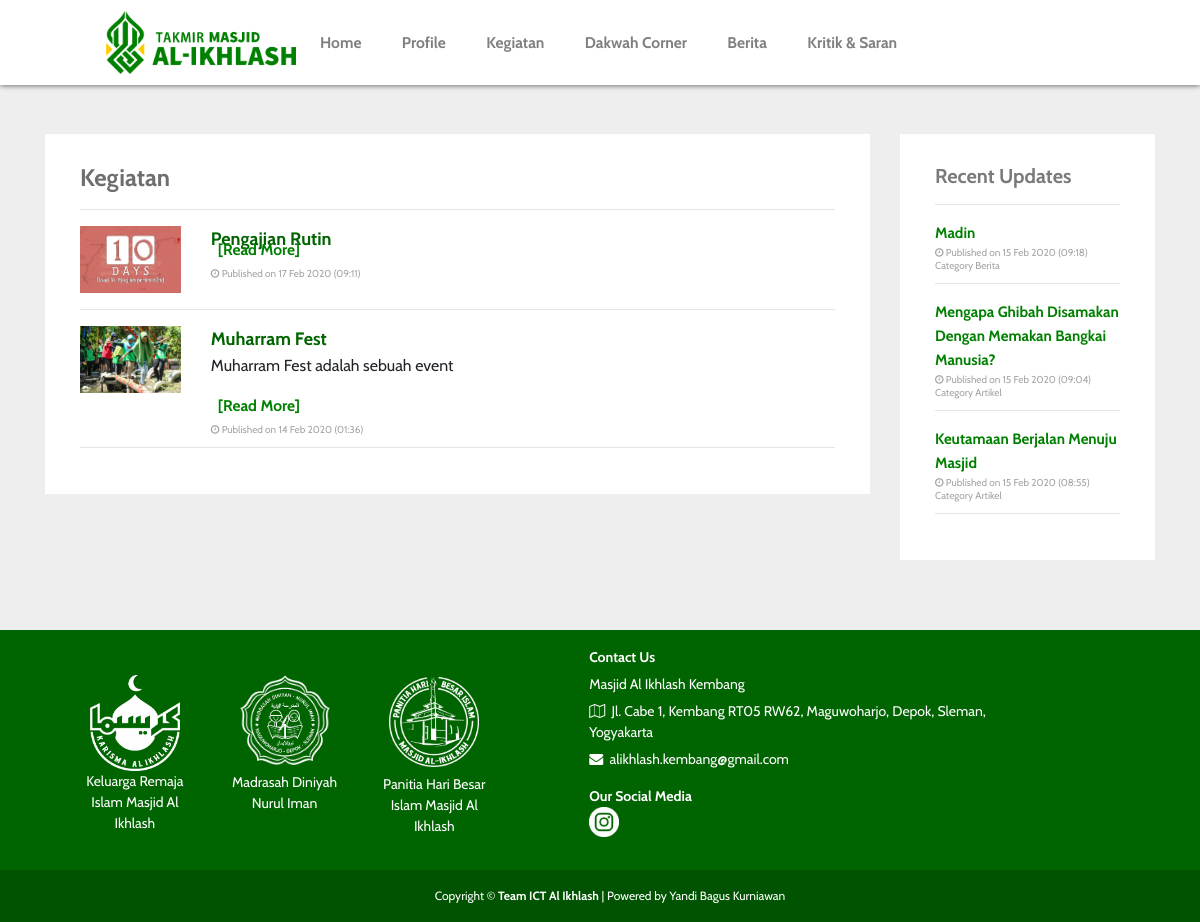
The app's page /index.php?page=kegiatan with its own data.
### tables this page shows
CREATE TABLE `kegiatan` (
  `id_kegiatan` varchar(10) NOT NULL,
  `nama` varchar(100) DEFAULT NULL,
  `tempat` varchar(100) DEFAULT NULL,
  `waktu` varchar(100) DEFAULT NULL,
  `deskripsi` longtext DEFAULT NULL,
  `foto` varchar(50) DEFAULT NULL,
  `submitted_on` datetime DEFAULT current_timestamp(),
  PRIMARY KEY (`id_kegiatan`)
);

CREATE TABLE `posting` (
  `id_posting` varchar(10) NOT NULL,
  `judul` text DEFAULT NULL,
  `isi` longtext DEFAULT NULL,
  `foto` varchar(50) DEFAULT NULL,
  `kategori` varchar(50) DEFAULT NULL,
  `submitted_on` datetime DEFAULT current_timestamp(),
  PRIMARY KEY (`id_posting`)
);

### config/class.php (called while the page is built, shortened)
<?php
$con = new mysqli("localhost","root","","masjidalikhlash");
class user {
	public $koneksi;
	function __construct($con){
		$this->koneksi = $con;
	}
																																																					function select_postingan_terkini() {
																																																						$select = $this->koneksi->query("SELECT * FROM posting ORDER BY id_posting DESC LIMIT 6");
																																																						while ($fetch = $select->fetch_assoc()) {
																																																							$data[] = $fetch;
																																																						}
																																																						return $data;
																																																					}
																																																					function select_kegiatan_all() {
																																																						$select = $this->koneksi->query("SELECT * FROM kegiatan ORDER BY id_kegiatan DESC");
																																																						while ($fetch = $select->fetch_assoc()) {
																																																							$data[] = $fetch;
																																																						}
																																																						return $data;
																																																					}
																																																								}
																																																								$data = new user($con);
																																																								?>

### user/kegiatan.php (the view)
<div class="container animated fadeIn">
	<div class="row">
		<div class="col-md-9">
			<div class="container" style="background-color: white; margin-bottom: 30px; padding-top: 30px; padding-right: 35px; padding-left: 35px; padding-bottom: 30px;">
				<h4 style="color: #6E6E6E;"><b>Kegiatan</b></h4>
				<hr>
				<?php $kegiatan=$data->select_kegiatan_all()?>
				<?php foreach ($kegiatan as $key => $value): ?>
					<div class="row">
						<div class="col-md-2">
							<?php echo "<img class='img-fluid' src='assets/img/$value[foto]' width='120' />";?>
						</div>
						<div class="col-md-10">
							<b><p style="font-size: 18px; margin-bottom: -1px; color: #006400;"><?php echo $value['nama']; ?></p></b>
							<p style="text-align: justify; margin-top: -15px;"><?php echo substr($value['deskripsi'], 0, 210); ?><b><a href="index.php?page=detailkegiatan&id=<?php echo $value['id_kegiatan'];?>">&nbsp;&nbsp;[Read More]</a></b></p>
							<p style="font-size: 10px; margin-bottom: -6px; margin-top: -12px; color: #A4A4A4;">
								<i class="fa fa-clock-o"></i> Published on <?php echo date("d M Y (h:i)", strtotime($value['submitted_on'])); ?></p>
							</div>
						</div>
						<hr>
					<?php endforeach ?>
				</div>
			</div>
			<div class="col-md-3">
				<div class="container" style="background: white; margin-bottom: 30px; padding-top: 30px; padding-right: 35px; padding-left: 35px; padding-bottom: 30px;">
					<h5><strong>Recent Updates</strong></h5>
					<hr>
					<?php $user=$data->select_postingan_terkini()?>
					<?php foreach ($user as $key => $value): ?>
						<?php if($value['kategori'] == 'Berita') { ?>
							<b><a href="index.php?page=detail&id=<?php echo $value['id_posting'];?>" style="font-size: 15px; margin-bottom: -1px;"><?php echo $value['judul']; ?></a></b>
							<p style="font-size: 10px; margin-bottom: -2px; color: #A4A4A4;">
								<i class="fa fa-clock-o"></i> Published on <?php echo date("d M Y (h:i)", strtotime($value['submitted_on'])); ?></p>
								<p style="font-size: 10px; margin-bottom: -6px; color: #A4A4A4;">Category <?php echo $value['kategori']?></p><hr>
							<?php } else if($value['kategori']=='Artikel') { ?>
								<b><a href="index.php?page=detailartikel&id=<?php echo $value['id_posting'];?>" style="font-size: 15px; margin-bottom: -1px;"><?php echo $value['judul']; ?></a></b>
								<p style="font-size: 10px; margin-bottom: -2px; color: #A4A4A4;">
									<i class="fa fa-clock-o"></i> Published on <?php echo date("d M Y (h:i)", strtotime($value['submitted_on'])); ?></p>
									<p style="font-size: 10px; margin-bottom: -6px; color: #A4A4A4;">Category <?php echo $value['kategori']?></p><hr>
								<?php } endforeach ?>
							</div>
						</div>
					</div>
				</div>

### index.php (shortened to what this page needs)
<?php include 'config/class.php'; ?>
<!DOCTYPE html>
<html>
<head>
	<link rel="stylesheet" type="text/css" href="assets/css/bootstrap.css">
	<link rel="stylesheet" type="text/css" href="assets/css/cssuser.css">
	<link rel="stylesheet" type="text/css" href="assets/fontawesome/css/font-awesome.css">
	<link rel="stylesheet" href="https://cdnjs.cloudflare.com/ajax/libs/malihu-custom-scrollbar-plugin/3.1.5/jquery.mCustomScrollbar.min.css">
	<link rel="stylesheet" type="text/css" href="assets/DataTables/DataTables-1.10.18/css/dataTables.bootstrap4.min.css">
	<link rel="stylesheet" type="text/css" href="assets/animate/animate.min.css">
</head>
<body style="background-color: #EEEEEF;">
	<header style="margin-bottom: -10px;">
		<nav class="navbar fixed-top navbar-expand-lg navbar-light bg-white" style="height: 85px; z-index: 1;box-shadow: 0px 1px 5px rgba(0,0,0,0.5);">
			<a class="navbar-brand"><img src="assets/img/logo 1.png" style="width: 190px; margin-left: 90px;"></a>
			<div class="collapse navbar-collapse" id="navbarNavAltMarkup">
				<div class="navbar-nav bg-white">
					<a class="nav-item nav-link" href="index.php"><b>Home
					&nbsp;&nbsp;&nbsp;&nbsp;&nbsp;&nbsp;</b></a>
					<a class="nav-item nav-link" href="index.php?page=profile"><b>Profile
					&nbsp;&nbsp;&nbsp;&nbsp;&nbsp;&nbsp;</b></a>
					<a class="nav-item nav-link" href="index.php?page=kegiatan"><b>Kegiatan
					&nbsp;&nbsp;&nbsp;&nbsp;&nbsp;&nbsp;</b></a>
					<a class="nav-item nav-link" href="index.php?page=dakwahcorner"><b>Dakwah Corner
					&nbsp;&nbsp;&nbsp;&nbsp;&nbsp;&nbsp;</b></a>
					<a class="nav-item nav-link" href="index.php?page=berita"><b>Berita
					&nbsp;&nbsp;&nbsp;&nbsp;&nbsp;&nbsp;</b></a>
					<a class="nav-item nav-link" href="index.php?page=kritikdansaran"><b>Kritik & Saran
					&nbsp;&nbsp;&nbsp;&nbsp;&nbsp;&nbsp;</b></a>
				</div>
			</div>
		</nav>
	</header><br><br><br><br><br><br>
	<?php
	if (!isset($_GET['page'])) {
		include_once 'user/homepage.php';
	}
	else{
		if ($_GET['page']=="login") {
			include_once 'user/login.php';
		}
		elseif ($_GET['page']=="profile") {
			include_once 'user/profile.php';
		}
		elseif ($_GET['page']=="kegiatan") {
			include_once 'user/kegiatan.php';
		}
		elseif ($_GET['page']=="kritikdansaran") {
			include_once 'user/saran.php';
		}
		elseif ($_GET['page']=="berita") {
			include_once 'user/berita.php';
		}
		elseif ($_GET['page']=="detail") {
			include_once 'user/detail_posting.php';
		}
		elseif ($_GET['page']=="bantuan") {
			include_once 'user/bantuan.php';
		}
		elseif ($_GET['page']=="detailkegiatan") {
			include_once 'user/detail_kegiatan.php';
		}
		elseif ($_GET['page']=="dakwahcorner") {
			include_once 'user/artikel.php';
		}
		elseif ($_GET['page']=="detailartikel") {
			include_once 'user/detail_artikel.php';
		}
	}
	?>
	<footer>
		<div class="footerbox">
			<div class="row">
				<div class="col-md-5">
					<div class="row" style="margin-left: 40px; margin-top: 28px;">
						<div class="col-md-4">
							<center>
								<img class="img-fluid" src="assets/img/karisma.png" width="90">
								<p>Keluarga Remaja Islam Masjid Al Ikhlash</p>
							</center>
						</div>
						<div class="col-md-4">
							<center>
								<img class="img-fluid" src="assets/img/madin.png" width="90">
								<p style="margin-top: 7px;">Madrasah Diniyah Nurul Iman</p>
							</center>
						</div>
						<div class="col-md-4">
							<center>
								<img class="img-fluid" src="assets/img/phbi.png" width="90">
								<p style="margin-top: 7px;">Panitia Hari Besar Islam Masjid Al Ikhlash</p>
							</center>
						</div>
					</div>
				</div>
				<div class="col-md-5" style="padding-left: 80px;">
					<p><b>Contact Us</b></p>
					<p style="margin-top: -10px;">Masjid Al Ikhlash Kembang</p>
					<p style="margin-top: -10px;"><i class="fa fa-map-o"></i>&nbsp;&nbsp;Jl. Cabe 1, Kembang RT05 RW62, Maguwoharjo, Depok, Sleman, Yogyakarta</p>
					<p style="margin-top: -10px;"><i class="fa fa-envelope"></i>&nbsp;&nbsp;alikhlash.kembang@gmail.com</p>
					<p style="margin-bottom: -0.02px;"><b>Our Social Media</b></p>
					<a href="https://www.instagram.com/masjidalikhlash/"><img src="assets/img/ig.png" width="30"></a>
				</div>
			</div>
		</div>
		<div class="copyright">
			<p>Copyright &COPY; <b>Team ICT Al Ikhlash</b> | Powered by Yandi Bagus Kurniawan</p>
		</div>
	</footer>
</body>
</body>
</html>

### assets/css/cssuser.css (style rules this page uses)
html, body { max-width: 100%; overflow-x: hidden; font-family: 'Cabin'; }
.footerbox { width: 100%; background-color: #006400; bottom: -1; right: 0; left: 0; color: white; padding-left: 20px; padding-top: 17px; padding-bottom: 17px; font-size: 14px; margin-top: 40px; position: relative; }
.copyright { width: 100%; background-color: #005300; bottom: -1; right: 0; left: 0; color: white; padding-left: 20px; padding-top: 17px; padding-bottom: 1px; font-size: 12px; margin-top: 0px; text-align: center; }
a { text-decoration: none; color: #008000; font-size: 15.5px; }

### index.php (style rules this page uses)
h4,h6, h5 { color: #7A7A7D; }

### records on screen
kegiatan: foto (picture), nama "Pengajian Rutin", submitted_on "17 Feb 2020 (09:11)"
kegiatan: foto (picture), nama "Muharram Fest", deskripsi "Muharram Fest adalah sebuah event", submitted_on "14 Feb 2020 (01:36)"
posting: judul "Madin", submitted_on "15 Feb 2020 (09:18)", kategori "Berita"
posting: judul "Mengapa Ghibah Disamakan Dengan Memakan Bangkai Manusia?", submitted_on "15 Feb 2020 (09:04)", kategori "Artikel"
posting: judul "Keutamaan Berjalan Menuju Masjid", submitted_on "15 Feb 2020 (08:55)", kategori "Artikel"
